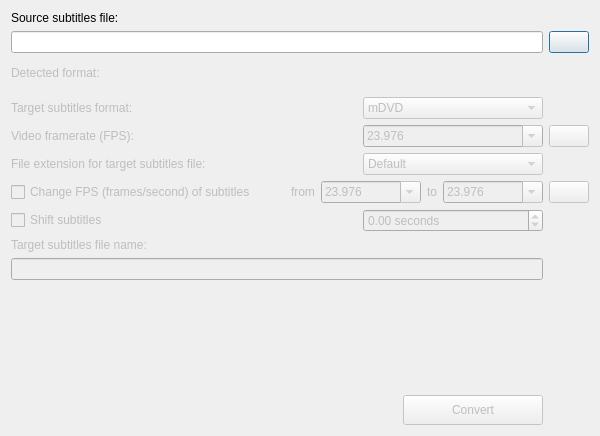
<?xml version="1.0" encoding="UTF-8"?>
<ui version="4.0">
 <class>frmConvert</class>
 <widget class="QDialog" name="frmConvert">
  <property name="geometry">
   <rect>
    <x>0</x>
    <y>0</y>
    <width>600</width>
    <height>436</height>
   </rect>
  </property>
  <property name="windowTitle">
   <string>QNapi - Convert subtitles</string>
  </property>
  <property name="windowIcon">
   <iconset resource="../res/resources.qrc">
    <normaloff>:/icon/qnapi.png</normaloff>:/icon/qnapi.png</iconset>
  </property>
  <layout class="QGridLayout" name="gridLayout">
   <item row="0" column="0">
    <widget class="QLabel" name="lbSrcSubFile">
     <property name="text">
      <string>Source subtitles file:</string>
     </property>
    </widget>
   </item>
   <item row="1" column="0">
    <widget class="QLineEdit" name="leSrcSubFile">
     <property name="text">
      <string/>
     </property>
     <property name="cursorPosition">
      <number>0</number>
     </property>
     <property name="readOnly">
      <bool>false</bool>
     </property>
    </widget>
   </item>
   <item row="1" column="1">
    <widget class="QPushButton" name="pbSrcSubFileSelect">
     <property name="text">
      <string/>
     </property>
     <property name="icon">
      <iconset resource="../res/resources.qrc">
       <normaloff>:/ui/folder.png</normaloff>:/ui/folder.png</iconset>
     </property>
    </widget>
   </item>
   <item row="2" column="0">
    <layout class="QHBoxLayout" name="horizontalLayout_2">
     <property name="topMargin">
      <number>4</number>
     </property>
     <property name="bottomMargin">
      <number>8</number>
     </property>
     <item>
      <widget class="QLabel" name="lbDetectedFormat">
       <property name="enabled">
        <bool>false</bool>
       </property>
       <property name="text">
        <string>Detected format:</string>
       </property>
      </widget>
     </item>
     <item>
      <widget class="QLabel" name="lbDetectedFormatValue">
       <property name="font">
        <font>
         <weight>75</weight>
         <bold>true</bold>
        </font>
       </property>
       <property name="text">
        <string/>
       </property>
      </widget>
     </item>
     <item>
      <spacer name="horizontalSpacer_6">
       <property name="orientation">
        <enum>Qt::Horizontal</enum>
       </property>
       <property name="sizeType">
        <enum>QSizePolicy::Fixed</enum>
       </property>
       <property name="sizeHint" stdset="0">
        <size>
         <width>280</width>
         <height>20</height>
        </size>
       </property>
      </spacer>
     </item>
    </layout>
   </item>
   <item row="3" column="0">
    <layout class="QHBoxLayout" name="horizontalLayout_5">
     <item>
      <widget class="QLabel" name="lbTargetFormat">
       <property name="enabled">
        <bool>false</bool>
       </property>
       <property name="text">
        <string>Target subtitles format:</string>
       </property>
      </widget>
     </item>
     <item>
      <spacer name="horizontalSpacer_4">
       <property name="orientation">
        <enum>Qt::Horizontal</enum>
       </property>
       <property name="sizeHint" stdset="0">
        <size>
         <width>40</width>
         <height>20</height>
        </size>
       </property>
      </spacer>
     </item>
     <item>
      <widget class="QComboBox" name="cbTargetFormat">
       <property name="enabled">
        <bool>false</bool>
       </property>
       <property name="sizePolicy">
        <sizepolicy hsizetype="Fixed" vsizetype="Fixed">
         <horstretch>180</horstretch>
         <verstretch>0</verstretch>
        </sizepolicy>
       </property>
       <property name="maximumSize">
        <size>
         <width>180</width>
         <height>16777215</height>
        </size>
       </property>
       <property name="currentText">
        <string notr="true">mDVD</string>
       </property>
       <item>
        <property name="text">
         <string notr="true">mDVD</string>
        </property>
       </item>
       <item>
        <property name="text">
         <string notr="true">MPL2</string>
        </property>
       </item>
       <item>
        <property name="text">
         <string notr="true">SRT</string>
        </property>
       </item>
       <item>
        <property name="text">
         <string notr="true">TMP</string>
        </property>
       </item>
      </widget>
     </item>
    </layout>
   </item>
   <item row="4" column="0">
    <layout class="QHBoxLayout" name="horizontalLayout_6">
     <item>
      <widget class="QLabel" name="lbMovieFPS">
       <property name="enabled">
        <bool>false</bool>
       </property>
       <property name="text">
        <string>Video framerate (FPS):</string>
       </property>
      </widget>
     </item>
     <item>
      <spacer name="horizontalSpacer_5">
       <property name="orientation">
        <enum>Qt::Horizontal</enum>
       </property>
       <property name="sizeHint" stdset="0">
        <size>
         <width>40</width>
         <height>20</height>
        </size>
       </property>
      </spacer>
     </item>
     <item>
      <widget class="QComboBox" name="cbMovieFPS">
       <property name="enabled">
        <bool>false</bool>
       </property>
       <property name="sizePolicy">
        <sizepolicy hsizetype="Fixed" vsizetype="Fixed">
         <horstretch>0</horstretch>
         <verstretch>0</verstretch>
        </sizepolicy>
       </property>
       <property name="minimumSize">
        <size>
         <width>180</width>
         <height>0</height>
        </size>
       </property>
       <property name="editable">
        <bool>true</bool>
       </property>
       <property name="currentText">
        <string>23.976</string>
       </property>
       <item>
        <property name="text">
         <string>23.976</string>
        </property>
       </item>
       <item>
        <property name="text">
         <string>24</string>
        </property>
       </item>
       <item>
        <property name="text">
         <string>25</string>
        </property>
       </item>
       <item>
        <property name="text">
         <string>29.97</string>
        </property>
       </item>
       <item>
        <property name="text">
         <string>30</string>
        </property>
       </item>
       <item>
        <property name="text">
         <string>50</string>
        </property>
       </item>
       <item>
        <property name="text">
         <string>59.94</string>
        </property>
       </item>
       <item>
        <property name="text">
         <string>60</string>
        </property>
       </item>
      </widget>
     </item>
    </layout>
   </item>
   <item row="4" column="1">
    <widget class="QPushButton" name="pbMovieFPSSelect">
     <property name="enabled">
      <bool>false</bool>
     </property>
     <property name="toolTip">
      <string>Detect video framerate (FPS) from file</string>
     </property>
     <property name="text">
      <string/>
     </property>
     <property name="icon">
      <iconset resource="../res/resources.qrc">
       <normaloff>:/ui/folder.png</normaloff>:/ui/folder.png</iconset>
     </property>
    </widget>
   </item>
   <item row="5" column="0">
    <layout class="QHBoxLayout" name="horizontalLayout_4">
     <item>
      <widget class="QLabel" name="lbTargetExtension">
       <property name="enabled">
        <bool>false</bool>
       </property>
       <property name="text">
        <string>File extension for target subtitles file:</string>
       </property>
      </widget>
     </item>
     <item>
      <spacer name="horizontalSpacer_3">
       <property name="orientation">
        <enum>Qt::Horizontal</enum>
       </property>
       <property name="sizeHint" stdset="0">
        <size>
         <width>40</width>
         <height>20</height>
        </size>
       </property>
      </spacer>
     </item>
     <item>
      <widget class="QComboBox" name="cbTargetExtension">
       <property name="enabled">
        <bool>false</bool>
       </property>
       <property name="sizePolicy">
        <sizepolicy hsizetype="Fixed" vsizetype="Fixed">
         <horstretch>0</horstretch>
         <verstretch>0</verstretch>
        </sizepolicy>
       </property>
       <property name="minimumSize">
        <size>
         <width>180</width>
         <height>0</height>
        </size>
       </property>
       <item>
        <property name="text">
         <string>Default</string>
        </property>
       </item>
       <item>
        <property name="text">
         <string>srt</string>
        </property>
       </item>
       <item>
        <property name="text">
         <string>sub</string>
        </property>
       </item>
       <item>
        <property name="text">
         <string>txt</string>
        </property>
       </item>
      </widget>
     </item>
    </layout>
   </item>
   <item row="6" column="0">
    <layout class="QHBoxLayout" name="horizontalLayout">
     <item>
      <widget class="QCheckBox" name="cbChangeFPS">
       <property name="enabled">
        <bool>false</bool>
       </property>
       <property name="text">
        <string>Change FPS (frames/second) of subtitles</string>
       </property>
      </widget>
     </item>
     <item>
      <spacer name="horizontalSpacer_2">
       <property name="orientation">
        <enum>Qt::Horizontal</enum>
       </property>
       <property name="sizeHint" stdset="0">
        <size>
         <width>40</width>
         <height>20</height>
        </size>
       </property>
      </spacer>
     </item>
     <item>
      <widget class="QLabel" name="lbFrom">
       <property name="enabled">
        <bool>false</bool>
       </property>
       <property name="text">
        <string>from</string>
       </property>
      </widget>
     </item>
     <item>
      <widget class="QComboBox" name="cbFPSFrom">
       <property name="enabled">
        <bool>false</bool>
       </property>
       <property name="minimumSize">
        <size>
         <width>100</width>
         <height>0</height>
        </size>
       </property>
       <property name="editable">
        <bool>true</bool>
       </property>
       <property name="currentText">
        <string>23.976</string>
       </property>
       <item>
        <property name="text">
         <string>23.976</string>
        </property>
       </item>
       <item>
        <property name="text">
         <string>24</string>
        </property>
       </item>
       <item>
        <property name="text">
         <string>25</string>
        </property>
       </item>
       <item>
        <property name="text">
         <string>29.97</string>
        </property>
       </item>
       <item>
        <property name="text">
         <string>30</string>
        </property>
       </item>
       <item>
        <property name="text">
         <string>50</string>
        </property>
       </item>
       <item>
        <property name="text">
         <string>59.94</string>
        </property>
       </item>
       <item>
        <property name="text">
         <string>60</string>
        </property>
       </item>
      </widget>
     </item>
     <item>
      <widget class="QLabel" name="lbTo">
       <property name="enabled">
        <bool>false</bool>
       </property>
       <property name="text">
        <string>to</string>
       </property>
       <property name="alignment">
        <set>Qt::AlignCenter</set>
       </property>
      </widget>
     </item>
     <item>
      <widget class="QComboBox" name="cbFPSTo">
       <property name="enabled">
        <bool>false</bool>
       </property>
       <property name="minimumSize">
        <size>
         <width>100</width>
         <height>0</height>
        </size>
       </property>
       <property name="editable">
        <bool>true</bool>
       </property>
       <item>
        <property name="text">
         <string>23.976</string>
        </property>
       </item>
       <item>
        <property name="text">
         <string>24</string>
        </property>
       </item>
       <item>
        <property name="text">
         <string>25</string>
        </property>
       </item>
       <item>
        <property name="text">
         <string>29.97</string>
        </property>
       </item>
       <item>
        <property name="text">
         <string>30</string>
        </property>
       </item>
       <item>
        <property name="text">
         <string>50</string>
        </property>
       </item>
       <item>
        <property name="text">
         <string>59.94</string>
        </property>
       </item>
       <item>
        <property name="text">
         <string>60</string>
        </property>
       </item>
      </widget>
     </item>
    </layout>
   </item>
   <item row="6" column="1">
    <widget class="QPushButton" name="pbTargetMovieFPSSelect">
     <property name="enabled">
      <bool>false</bool>
     </property>
     <property name="toolTip">
      <string>Detect video framerate (FPS) from file</string>
     </property>
     <property name="text">
      <string/>
     </property>
     <property name="icon">
      <iconset resource="../res/resources.qrc">
       <normaloff>:/ui/folder.png</normaloff>:/ui/folder.png</iconset>
     </property>
    </widget>
   </item>
   <item row="7" column="0">
    <layout class="QHBoxLayout" name="horizontalLayout_7">
     <item>
      <widget class="QCheckBox" name="cbDelaySubtitles">
       <property name="enabled">
        <bool>false</bool>
       </property>
       <property name="text">
        <string>Shift subtitles</string>
       </property>
      </widget>
     </item>
     <item>
      <spacer name="horizontalSpacer_7">
       <property name="orientation">
        <enum>Qt::Horizontal</enum>
       </property>
       <property name="sizeHint" stdset="0">
        <size>
         <width>40</width>
         <height>20</height>
        </size>
       </property>
      </spacer>
     </item>
     <item>
      <widget class="QDoubleSpinBox" name="sbDelayOffset">
       <property name="enabled">
        <bool>false</bool>
       </property>
       <property name="sizePolicy">
        <sizepolicy hsizetype="Fixed" vsizetype="Fixed">
         <horstretch>0</horstretch>
         <verstretch>0</verstretch>
        </sizepolicy>
       </property>
       <property name="minimumSize">
        <size>
         <width>180</width>
         <height>0</height>
        </size>
       </property>
       <property name="maximumSize">
        <size>
         <width>180</width>
         <height>16777215</height>
        </size>
       </property>
       <property name="prefix">
        <string/>
       </property>
       <property name="suffix">
        <string> seconds</string>
       </property>
       <property name="minimum">
        <double>-999999999.000000000000000</double>
       </property>
       <property name="maximum">
        <double>999999999.000000000000000</double>
       </property>
      </widget>
     </item>
    </layout>
   </item>
   <item row="8" column="0">
    <widget class="QLabel" name="lbTargetFileName">
     <property name="enabled">
      <bool>false</bool>
     </property>
     <property name="text">
      <string>Target subtitles file name:</string>
     </property>
    </widget>
   </item>
   <item row="9" column="0">
    <widget class="QLineEdit" name="leTargetFileName">
     <property name="enabled">
      <bool>false</bool>
     </property>
     <property name="text">
      <string/>
     </property>
     <property name="cursorPosition">
      <number>0</number>
     </property>
     <property name="readOnly">
      <bool>false</bool>
     </property>
    </widget>
   </item>
   <item row="10" column="0">
    <spacer name="verticalSpacer">
     <property name="orientation">
      <enum>Qt::Vertical</enum>
     </property>
     <property name="sizeHint" stdset="0">
      <size>
       <width>478</width>
       <height>34</height>
      </size>
     </property>
    </spacer>
   </item>
   <item row="11" column="0">
    <layout class="QHBoxLayout" name="horizontalLayout_3">
     <item>
      <spacer name="horizontalSpacer">
       <property name="orientation">
        <enum>Qt::Horizontal</enum>
       </property>
       <property name="sizeHint" stdset="0">
        <size>
         <width>40</width>
         <height>20</height>
        </size>
       </property>
      </spacer>
     </item>
     <item>
      <widget class="QPushButton" name="pbConvert">
       <property name="enabled">
        <bool>false</bool>
       </property>
       <property name="minimumSize">
        <size>
         <width>140</width>
         <height>30</height>
        </size>
       </property>
       <property name="text">
        <string>Convert</string>
       </property>
      </widget>
     </item>
    </layout>
   </item>
  </layout>
 </widget>
 <resources>
  <include location="../res/resources.qrc"/>
 </resources>
 <connections>
  <connection>
   <sender>cbChangeFPS</sender>
   <signal>toggled(bool)</signal>
   <receiver>lbFrom</receiver>
   <slot>setEnabled(bool)</slot>
   <hints>
    <hint type="sourcelabel">
     <x>153</x>
     <y>201</y>
    </hint>
    <hint type="destinationlabel">
     <x>311</x>
     <y>203</y>
    </hint>
   </hints>
  </connection>
  <connection>
   <sender>cbChangeFPS</sender>
   <signal>toggled(bool)</signal>
   <receiver>cbFPSFrom</receiver>
   <slot>setEnabled(bool)</slot>
   <hints>
    <hint type="sourcelabel">
     <x>118</x>
     <y>202</y>
    </hint>
    <hint type="destinationlabel">
     <x>357</x>
     <y>201</y>
    </hint>
   </hints>
  </connection>
  <connection>
   <sender>cbChangeFPS</sender>
   <signal>toggled(bool)</signal>
   <receiver>lbTo</receiver>
   <slot>setEnabled(bool)</slot>
   <hints>
    <hint type="sourcelabel">
     <x>140</x>
     <y>199</y>
    </hint>
    <hint type="destinationlabel">
     <x>441</x>
     <y>204</y>
    </hint>
   </hints>
  </connection>
  <connection>
   <sender>cbChangeFPS</sender>
   <signal>toggled(bool)</signal>
   <receiver>cbFPSTo</receiver>
   <slot>setEnabled(bool)</slot>
   <hints>
    <hint type="sourcelabel">
     <x>97</x>
     <y>202</y>
    </hint>
    <hint type="destinationlabel">
     <x>478</x>
     <y>203</y>
    </hint>
   </hints>
  </connection>
  <connection>
   <sender>cbChangeFPS</sender>
   <signal>toggled(bool)</signal>
   <receiver>pbTargetMovieFPSSelect</receiver>
   <slot>setEnabled(bool)</slot>
   <hints>
    <hint type="sourcelabel">
     <x>83</x>
     <y>203</y>
    </hint>
    <hint type="destinationlabel">
     <x>560</x>
     <y>197</y>
    </hint>
   </hints>
  </connection>
  <connection>
   <sender>cbDelaySubtitles</sender>
   <signal>toggled(bool)</signal>
   <receiver>sbDelayOffset</receiver>
   <slot>setEnabled(bool)</slot>
   <hints>
    <hint type="sourcelabel">
     <x>31</x>
     <y>235</y>
    </hint>
    <hint type="destinationlabel">
     <x>475</x>
     <y>232</y>
    </hint>
   </hints>
  </connection>
 </connections>
</ui>
